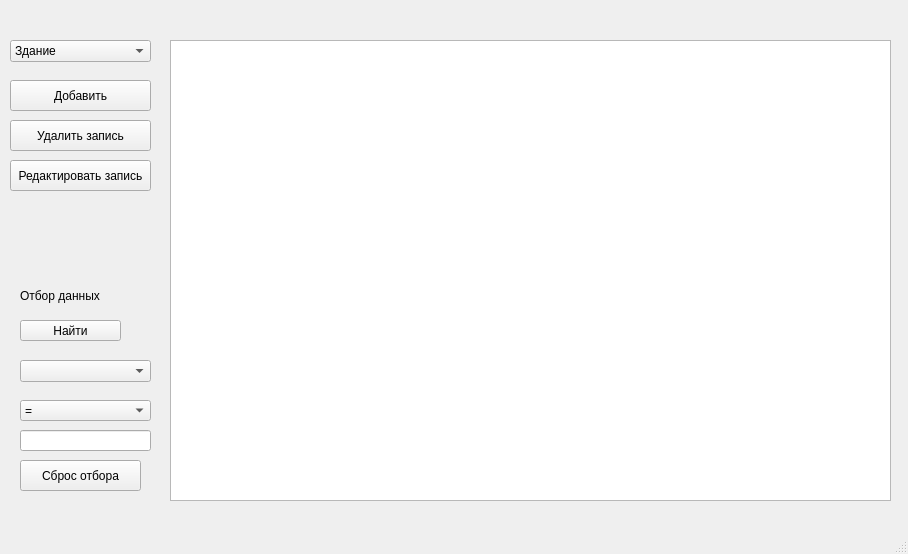
<?xml version="1.0" encoding="UTF-8"?>
<ui version="4.0">
 <class>MainWindow</class>
 <widget class="QMainWindow" name="MainWindow">
  <property name="geometry">
   <rect>
    <x>0</x>
    <y>0</y>
    <width>908</width>
    <height>554</height>
   </rect>
  </property>
  <property name="windowTitle">
   <string>MainWindow</string>
  </property>
  <widget class="QWidget" name="centralwidget">
   <widget class="QTableWidget" name="tableWidget">
    <property name="geometry">
     <rect>
      <x>170</x>
      <y>40</y>
      <width>721</width>
      <height>461</height>
     </rect>
    </property>
   </widget>
   <widget class="QComboBox" name="comboBox">
    <property name="geometry">
     <rect>
      <x>10</x>
      <y>40</y>
      <width>141</width>
      <height>22</height>
     </rect>
    </property>
    <item>
     <property name="text">
      <string>Здание</string>
     </property>
    </item>
    <item>
     <property name="text">
      <string>Квартира</string>
     </property>
    </item>
    <item>
     <property name="text">
      <string>Помещение</string>
     </property>
    </item>
   </widget>
   <widget class="QPushButton" name="pushButton">
    <property name="geometry">
     <rect>
      <x>10</x>
      <y>80</y>
      <width>141</width>
      <height>31</height>
     </rect>
    </property>
    <property name="text">
     <string>Добавить</string>
    </property>
   </widget>
   <widget class="QPushButton" name="pushButton_2">
    <property name="geometry">
     <rect>
      <x>10</x>
      <y>120</y>
      <width>141</width>
      <height>31</height>
     </rect>
    </property>
    <property name="text">
     <string>Удалить запись</string>
    </property>
   </widget>
   <widget class="QPushButton" name="pushButton_3">
    <property name="geometry">
     <rect>
      <x>10</x>
      <y>160</y>
      <width>141</width>
      <height>31</height>
     </rect>
    </property>
    <property name="text">
     <string>Редактировать запись</string>
    </property>
   </widget>
   <widget class="QPushButton" name="pushButton_4">
    <property name="geometry">
     <rect>
      <x>20</x>
      <y>320</y>
      <width>101</width>
      <height>21</height>
     </rect>
    </property>
    <property name="text">
     <string>Найти</string>
    </property>
   </widget>
   <widget class="QComboBox" name="comboBox_2">
    <property name="geometry">
     <rect>
      <x>20</x>
      <y>360</y>
      <width>131</width>
      <height>22</height>
     </rect>
    </property>
   </widget>
   <widget class="QLineEdit" name="lineEdit">
    <property name="geometry">
     <rect>
      <x>20</x>
      <y>430</y>
      <width>131</width>
      <height>21</height>
     </rect>
    </property>
   </widget>
   <widget class="QLabel" name="label">
    <property name="geometry">
     <rect>
      <x>20</x>
      <y>280</y>
      <width>101</width>
      <height>31</height>
     </rect>
    </property>
    <property name="text">
     <string>Отбор данных</string>
    </property>
   </widget>
   <widget class="QPushButton" name="pushButton_5">
    <property name="geometry">
     <rect>
      <x>20</x>
      <y>460</y>
      <width>121</width>
      <height>31</height>
     </rect>
    </property>
    <property name="text">
     <string>Сброс отбора</string>
    </property>
   </widget>
   <widget class="QComboBox" name="comboBox_3">
    <property name="geometry">
     <rect>
      <x>20</x>
      <y>400</y>
      <width>131</width>
      <height>21</height>
     </rect>
    </property>
    <item>
     <property name="text">
      <string>=</string>
     </property>
    </item>
    <item>
     <property name="text">
      <string>&gt;</string>
     </property>
    </item>
    <item>
     <property name="text">
      <string>&gt;=</string>
     </property>
    </item>
    <item>
     <property name="text">
      <string>&lt;</string>
     </property>
    </item>
    <item>
     <property name="text">
      <string>&lt;=</string>
     </property>
    </item>
    <item>
     <property name="text">
      <string>&lt;&gt;</string>
     </property>
    </item>
   </widget>
  </widget>
  <widget class="QMenuBar" name="menubar">
   <property name="geometry">
    <rect>
     <x>0</x>
     <y>0</y>
     <width>908</width>
     <height>22</height>
    </rect>
   </property>
  </widget>
  <widget class="QStatusBar" name="statusbar"/>
 </widget>
 <resources/>
 <connections/>
</ui>
